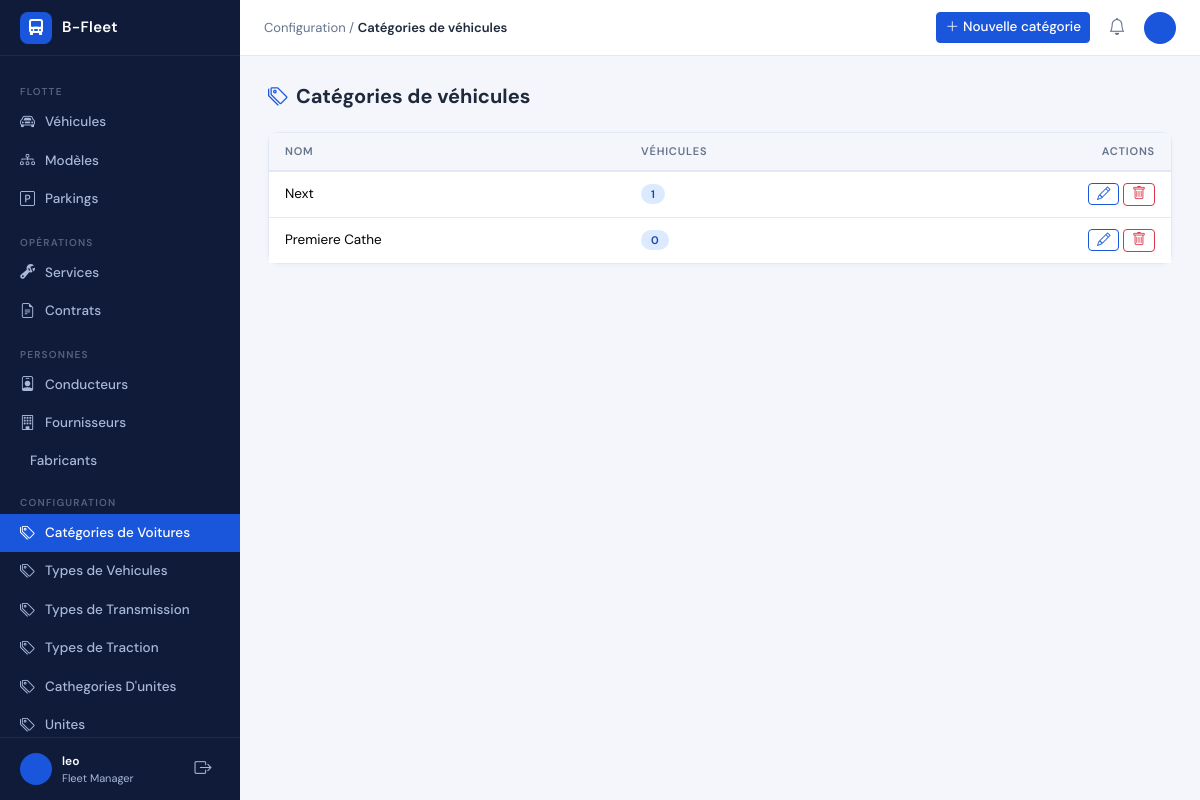
Screenshot of /config/vehicle-categories/ (signed in) with the database file from the repository.
### fleet/config/models.py (models this page shows, shortened)
class VehicleCategory(BaseModel):
    name = models.CharField(max_length=100, unique=True)
    class Meta:
        verbose_name_plural = "vehicle categories"
        ordering = ["name"]

### fleet/config/views.py (the view)
# urls.py: path("vehicle-categories/", views.VehicleCategoryListView.as_view(), name="vehicle-category-list"),
class VehicleCategoryListView(LoginRequiredMixin, ListView):
    template_name = "configuration/vehicle_category_list.html"
    context_object_name = "categories"
    def get_queryset(self):
        return selectors.get_all_vehicle_categories()

### fleet/config/selectors.py (called while the page is built)
def get_all_vehicle_categories() -> QuerySet:
    return VehicleCategory.objects.all()

### fleet/templates/configuration/vehicle_category_list.html (shortened to what this page needs)
{% extends 'base.html' %}
{% block nav_vehicle_categories %}active{% endblock %}
{% block breadcrumb %}Configuration / <span class="bc-current">Catégories de véhicules</span>{% endblock %}
{% block topbar_actions %}<a href="{% url 'configuration:vehicle-category-create' %}" class="btn btn-primary btn-sm"><i class="bi bi-plus-lg me-1"></i>Nouvelle catégorie</a>{% endblock %}
{% block content %}
<div class="page-header"><h1><i class="bi bi-tags me-2 text-primary"></i>Catégories de véhicules</h1></div>
<div class="card">
  {% if categories %}
  <div class="table-responsive">
    <table class="table table-fleet mb-0">
      <thead><tr><th>Nom</th><th>Véhicules</th><th class="text-end">Actions</th></tr></thead>
      <tbody>
        {% for obj in categories %}
        <tr>
          <td class="fw-600">{{ obj.name }}</td>
          <td><span class="badge-state badge-new">{{ obj.vehicles.count }}</span></td>
          <td class="text-end">
            <a href="{% url 'configuration:vehicle-category-update' obj.pk %}" class="btn btn-sm btn-outline-primary py-0 px-2"><i class="bi bi-pencil"></i></a>
            <a href="{% url 'configuration:vehicle-category-delete' obj.pk %}" class="btn btn-sm btn-outline-danger py-0 px-2"><i class="bi bi-trash"></i></a>
          </td>
        </tr>
        {% endfor %}
      </tbody>
    </table>
  </div>
  {% else %}
  <div class="empty-state"><i class="bi bi-tags"></i><p>Aucune catégorie enregistrée.</p><a href="{% url 'configuration:vehicle-category-create' %}" class="btn btn-primary btn-sm mt-3"><i class="bi bi-plus-lg me-1"></i>Ajouter</a></div>
  {% endif %}
</div>
{% endblock %}

### fleet/templates/base.html (shortened to what this page needs)
<!DOCTYPE html>
<html lang="fr">
<head>
  <link href="https://cdn.jsdelivr.net/npm/bootstrap@5.3.3/dist/css/bootstrap.min.css" rel="stylesheet" />
  <link href="https://cdn.jsdelivr.net/npm/bootstrap-icons@1.11.3/font/bootstrap-icons.css" rel="stylesheet" />
</head>
<body>
<nav id="sidebar">
  <a class="sidebar-logo" >
    <div class="logo-icon"><i class="bi bi-truck-front-fill"></i></div>
    <span class="logo-text">B-Fleet</span>
  </a>
  <div class="sidebar-nav">
    <div class="nav-section">Flotte</div>
    <a class="sidebar-link {% block nav_vehicles %}{% endblock %}" href="{% url 'vehicles:vehicle-list' %}">
      <i class="bi bi-car-front"></i> Véhicules
    </a>
    <a class="sidebar-link {% block nav_vehicle_models %}{% endblock %}" href="{% url 'vehicles:vehicle-model-list' %}">
      <i class="bi bi-diagram-3"></i> Modèles
    </a>
    <a class="sidebar-link {% block nav_parkings %}{% endblock %}" href="{% url 'vehicles:parking-list' %}">
      <i class="bi bi-p-square"></i> Parkings
    </a>
    <div class="nav-section">Opérations</div>
    <a class="sidebar-link {% block nav_services %}{% endblock %}" href="{% url 'operations:service-list' %}">
      <i class="bi bi-wrench-adjustable"></i> Services
    </a>
    <a class="sidebar-link {% block nav_contracts %}{% endblock %}" href="{% url 'operations:contract-list' %}">
      <i class="bi bi-file-earmark-text"></i> Contrats
    </a>
    <div class="nav-section">Personnes</div>
    <a class="sidebar-link {% block nav_drivers %}{% endblock %}" href="{% url 'people:driver-list' %}">
      <i class="bi bi-person-badge"></i> Conducteurs
    </a>
    <a class="sidebar-link {% block nav_suppliers %}{% endblock %}" href="{% url 'people:supplier-list' %}">
      <i class="bi bi-building"></i> Fournisseurs
    </a>
    <a class="sidebar-link {% block nav_manufacturers %}{% endblock %}" href="{% url 'people:manufacturer-list' %}">
       Fabricants
    </a>
    <div class="nav-section">Configuration</div>
    <a class="sidebar-link {% block nav_vehicle_categories %}{% endblock %}" href="{% url 'configuration:vehicle-category-list' %}">
      <i class="bi bi-tags"></i> Catégories de Voitures
    </a>
    <a class="sidebar-link {% block nav_vehicle_type %}{% endblock %}" href="{% url 'configuration:vehicle-type-list' %}">
      <i class="bi bi-tags"></i> Types de Vehicules
    </a>
    <a class="sidebar-link {% block transmission %}{% endblock %}" href="{% url 'configuration:transmission-list' %}">
      <i class="bi bi-tags"></i> Types de Transmission
    </a>
    <a class="sidebar-link {% block traction %}{% endblock %}" href="{% url 'configuration:traction-type-list' %}">
      <i class="bi bi-tags"></i> Types de Traction
    </a>
    <a class="sidebar-link {% block unit_cathegory %}{% endblock %}" href="{% url 'configuration:unit-category-list' %}">
      <i class="bi bi-tags"></i> Cathegories D'unites
    </a>
    <a class="sidebar-link {% block unites %}{% endblock %}" href="{% url 'configuration:unit-list' %}">
      <i class="bi bi-tags"></i> Unites
    </a>
  </div>
  <div style="padding:14px 20px; border-top:1px solid rgba(255,255,255,.07); display:flex; align-items:center; gap:10px;">
    <div class="avatar" style="flex-shrink:0;">
    </div>
    <div style="overflow:hidden; flex:1;">
      <div style="font-size:12px; color:#fff; font-weight:600; white-space:nowrap; overflow:hidden; text-overflow:ellipsis;">
        {{ request.user.get_full_name|default:request.user.username }}
      </div>
      <div style="font-size:11px; color:var(--sidebar-text);">Fleet Manager</div>
    </div>
    <a href="{% url 'admin:logout' %}" class="btn-topbar" title="Déconnexion" style="color:var(--sidebar-text);">
      <i class="bi bi-box-arrow-right"></i>
    </a>
  </div>
</nav>
<header id="topbar">
  <div class="topbar-breadcrumb">
    {% block breadcrumb %}{% endblock %}
  </div>
  <div class="topbar-actions">
    {% block topbar_actions %}{% endblock %}
    <button class="btn-topbar" title="Notifications">
      <i class="bi bi-bell"></i>
    </button>
    <div class="avatar">
    </div>
  </div>
</header>
<main id="main">
  {% block content %}{% endblock %}
</main>
</body>
</html>

### fleet/templates/base.html (style rules this page uses)
:root { --primary: #1a56db; --primary-dark: #1046b8; --primary-light: #ebf2ff; --sidebar-bg: #0f1b38; --sidebar-text: #a9b8d8; --sidebar-hover: rgba(255,255,255,.07); --sidebar-active:#1a56db; --sidebar-width: 240px; --topbar-h: 56px; --body-bg: #f4f6fb; --card-bg: #ffffff; --border: #e2e8f5; --text: #1e293b; --text-muted: #64748b; --success: #0ea06a; --warning: #f59e0b; --danger: #ef4444; --radius: 10px; }
*, *::before, *::after { box-sizing: border-box; }
body { font-family: 'DM Sans', sans-serif; background: var(--body-bg); color: var(--text); margin: 0; }
#sidebar { position: fixed; top: 0; left: 0; width: var(--sidebar-width); height: 100vh; background: var(--sidebar-bg); display: flex; flex-direction: column; z-index: 1040; transition: width .2s; overflow: hidden; }
.sidebar-logo { display: flex; align-items: center; gap: 10px; padding: 0 20px; height: var(--topbar-h); border-bottom: 1px solid rgba(255,255,255,.07); text-decoration: none; flex-shrink: 0; }
.sidebar-logo .logo-icon { width: 32px; height: 32px; background: var(--primary); border-radius: 8px; display: flex; align-items: center; justify-content: center; color: #fff; font-size: 16px; flex-shrink: 0; }
.sidebar-logo .logo-text { font-weight: 600; font-size: 15px; color: #fff; letter-spacing: .3px; white-space: nowrap; }
.sidebar-nav { flex: 1; overflow-y: auto; padding: 12px 0; scrollbar-width: thin; scrollbar-color: rgba(255,255,255,.1) transparent; }
.nav-section { padding: 16px 20px 4px; font-size: 10px; font-weight: 600; letter-spacing: 1.2px; text-transform: uppercase; color: rgba(169,184,216,.45); }
.sidebar-link { display: flex; align-items: center; gap: 10px; padding: 8px 20px; color: var(--sidebar-text); text-decoration: none; font-size: 13.5px; font-weight: 500; border-radius: 0; transition: background .15s, color .15s; white-space: nowrap; }
.sidebar-link i { font-size: 15px; flex-shrink: 0; }
.sidebar-link.active { background: var(--sidebar-active); color: #fff; }
#topbar { position: fixed; top: 0; left: var(--sidebar-width); right: 0; height: var(--topbar-h); background: var(--card-bg); border-bottom: 1px solid var(--border); display: flex; align-items: center; padding: 0 24px; z-index: 1030; gap: 12px; }
.topbar-breadcrumb { flex: 1; font-size: 13px; color: var(--text-muted); }
.topbar-breadcrumb .bc-current { color: var(--text); font-weight: 600; }
.topbar-actions { display: flex; align-items: center; gap: 10px; }
.btn-topbar { background: none; border: none; width: 34px; height: 34px; border-radius: 8px; display: flex; align-items: center; justify-content: center; color: var(--text-muted); font-size: 17px; cursor: pointer; transition: background .15s, color .15s; }
.avatar { width: 32px; height: 32px; border-radius: 50%; background: var(--primary); color: #fff; display: flex; align-items: center; justify-content: center; font-size: 12px; font-weight: 600; cursor: pointer; }
#main { margin-left: var(--sidebar-width); margin-top: var(--topbar-h); min-height: calc(100vh - var(--topbar-h)); padding: 28px 28px; }
.page-header { display: flex; align-items: center; justify-content: space-between; margin-bottom: 24px; gap: 12px; }
.page-header h1 { font-size: 20px; font-weight: 700; margin: 0; color: var(--text); }
.card { background: var(--card-bg); border: 1px solid var(--border); border-radius: var(--radius); box-shadow: 0 1px 4px rgba(0,0,0,.04); }
.table-fleet th { font-size: 11px; font-weight: 600; text-transform: uppercase; letter-spacing: .8px; color: var(--text-muted); border-bottom: 2px solid var(--border); background: var(--body-bg); padding: 10px 16px; white-space: nowrap; }
.table-fleet td { padding: 11px 16px; font-size: 13.5px; vertical-align: middle; border-bottom: 1px solid var(--border); }
.table-fleet tbody tr:last-child td { border-bottom: none; }
.badge-state { padding: 3px 10px; border-radius: 20px; font-size: 11px; font-weight: 600; letter-spacing: .3px; }
.badge-new { background: #dbeafe; color: #1e40af; }
.btn-primary { background: var(--primary); border-color: var(--primary); font-weight: 500; font-size: 13.5px; }
.btn-outline-primary { border-color: var(--primary); color: var(--primary); font-size: 13.5px; }
.text-primary { color: var(--primary) !important; }
a { color: var(--primary); }

### rows the page displays
VehicleCategory: name "Next", vehicles.count "1"
VehicleCategory: name "Premiere Cathe", vehicles.count "0"

### other values shown
{{ request.user.get_full_name|default:request.user.username }} "leo"
